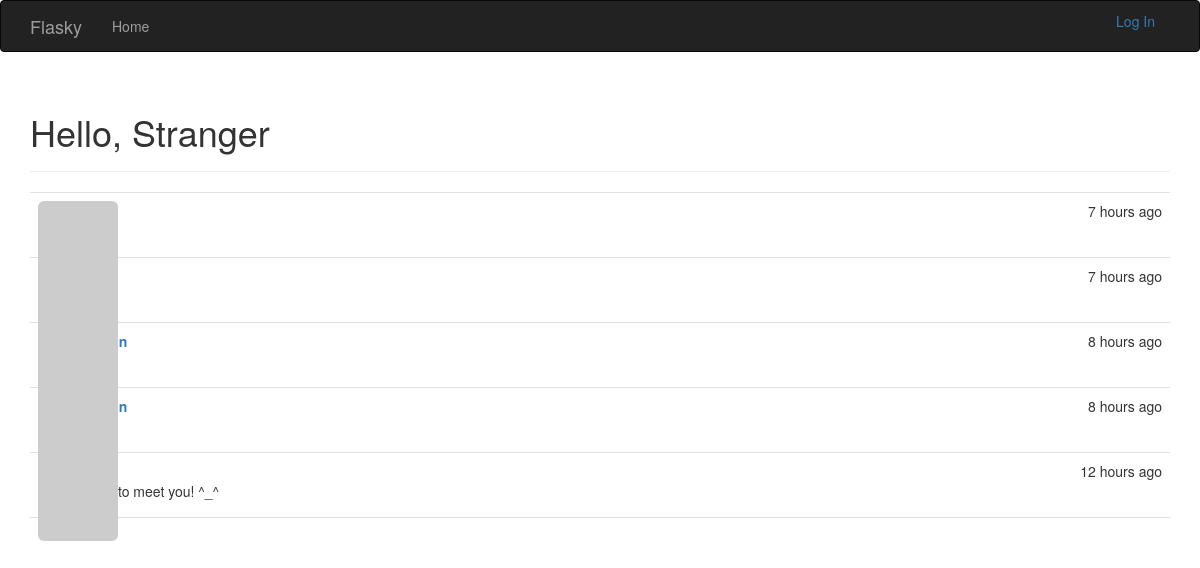
Before: / with the older database file.
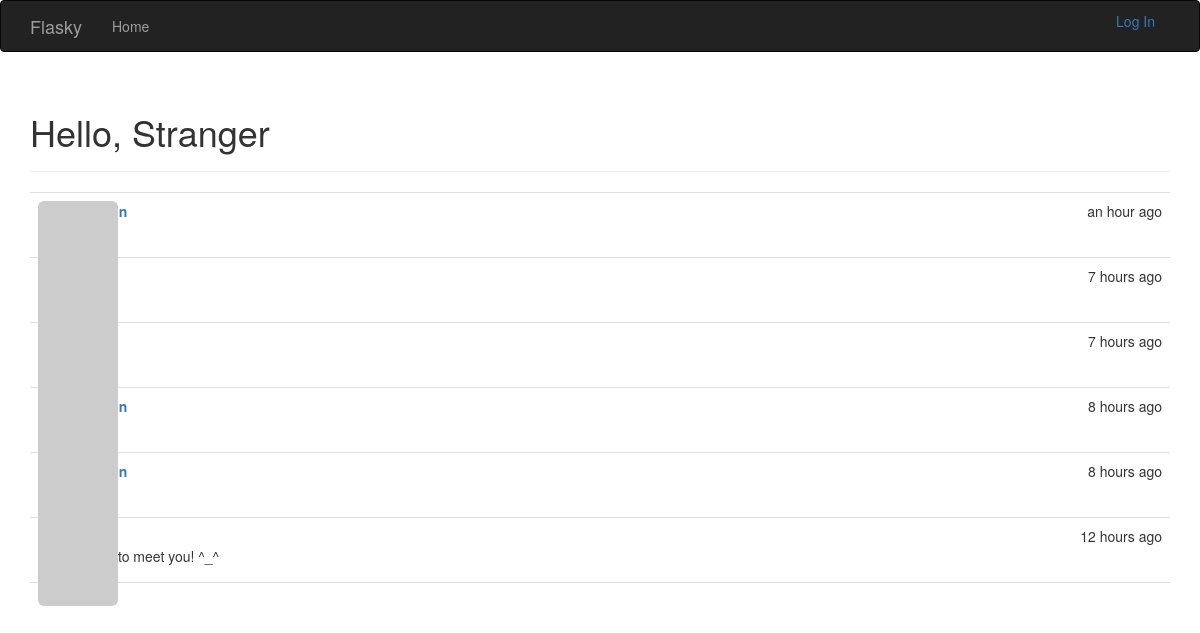
After: the same page with the newer database file.
### app/models.py (models this page shows)
class Post(db.Model):
    __tabename__ = "posts"
    id = db.Column(db.Integer, primary_key=True)
    body = db.Column(db.Text)
    timestamp = db.Column(db.DateTime, index=True, default=datetime.utcnow)
    author_id = db.Column(db.Integer, db.ForeignKey("users.id"))

### app/main/views.py (the view)
@main.route("/", methods=["GET", "POST"])
def index():
    form = PostForm()
    if current_user.can(Permission.WRITE_ARTICLES) and \
        form.validate_on_submit():
        post = Post(body=form.body.data, author=current_user._get_current_object())
        db.session.add(post)
        return redirect(url_for(".index"))
    posts = Post.query.order_by(Post.timestamp.desc()).all()
    return render_template("index.html", form=form, posts=posts)

### app/auth/views.py (called while the page is built)
@auth.before_app_request
def before_request():
    if current_user.is_authenticated:
        current_user.ping()
        if not current_user.confirmed \
                and request.endpoint[:5] != "auth.":
            return redirect(url_for("auth.unconfirmed"))

### app/main/__init__.py (called while the page is built)
@main.app_context_processor
def inject_permissions():
    return dict(Permission=Permission)

### app/models.py (called while the page is built)
    def gravatar(self, size=100, default="identicon", rating="g"):
        if request.is_secure:
            url = "http://secure.gravatar.com/avatar"
        else:
            url = 'http://www.gravatar.com/avatar'
        hash = self.avatar_hash or hashlib.md5(self.email.encode("utf-8")).hexdigest()
        return '{url}/{hash}?s={size}&d={default}&r={rating}'.format(
            url=url, hash=hash, size=size, default=default, rating=rating)

    def can(self, permissions):
        return False

### app/templates/index.html (shortened to what this page needs)
{% extends "base.html" %}
{% import "bootstrap/wtf.html" as wtf %}
{% block page_content %}
    <div class="page-header">
        <h1>Hello,
            {% if current_user.is_authenticated %}
                {{ current_user.username }}
            {% else %}
                Stranger
            {% endif %}
        </h1>
    </div>
    {% include "_posts.html" %}
{% endblock %}

### app/templates/_posts.html (shortened to what this page needs)
<ul class="posts">
    {% for post in posts %}
        <li class="post">
            <div class="post-thumbnail">
                <a href="{{ url_for(".user", username=post.author.username) }}">
                    <img class="img-rounded profile-thumbnail"
                         src="{{ post.author.gravatar(size=40) }}">
                </a>
            </div>
            <div class="post-content">
                <div class="post-date">
                    {{ moment(post.timestamp).fromNow() }}
                </div>
                <div class="post-author">
                    <a href="{{ url_for('.user', username=post.author.username) }}">
                    </a>
                </div>
                <div class="post-body">
                    {{ post.body }}
                </div>
            </div>
        </li>
    {% endfor %}
</ul>

Changed rows visible on the page:
added Post: timestamp "an hour ago"
